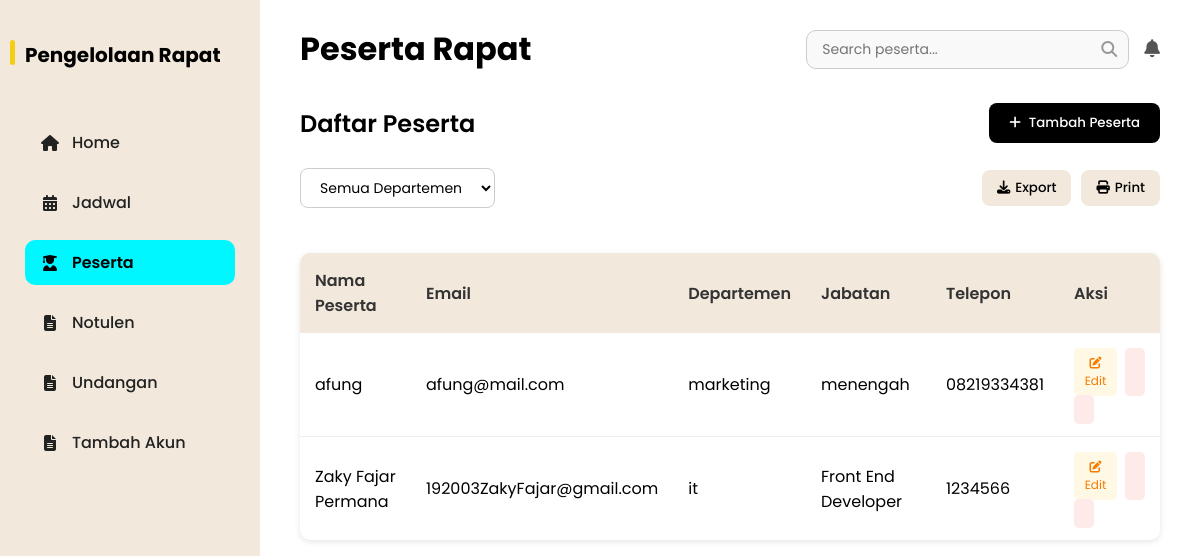
The app's page /admin_rapat/peserta_admin.php with its own data.
### tables this page shows
CREATE TABLE `participant` (
  `id` int(11) NOT NULL,
  `name` varchar(255) NOT NULL,
  `email` varchar(255) NOT NULL,
  `department` varchar(100) DEFAULT NULL,
  `position` varchar(100) DEFAULT NULL,
  `phone` varchar(20) DEFAULT NULL,
  `status` enum('aktif','nonaktif','pending') DEFAULT 'aktif',
  `created_at` timestamp NOT NULL DEFAULT current_timestamp()
);

### admin_rapat/peserta_admin.php (the view, shortened to what this page needs)
<?php
include '../koneksi.php';
function getParticipants($koneksi) {
    $sql = "SELECT * FROM participant ORDER BY id DESC";
    $result = mysqli_query($koneksi, $sql);
    $participants = [];
    if ($result && mysqli_num_rows($result) > 0) {
        while ($row = mysqli_fetch_assoc($result)) {
            $participants[] = $row;
        }
    }
    return $participants;
}
$participants = getParticipants($koneksi);
?>
<!DOCTYPE html>
<html lang="id">
<head>
  <link rel="stylesheet" href="../assets/style_peserta_admin.css">
</head>
<body>
  <div class="sidebar">
    <h2>Pengelolaan Rapat</h2>
    <div class="menu">
      <a href="dashboard_admin.php"><i class="fas fa-home"></i> Home</a>
      <a href="jadwal_admin.php"><i class="fas fa-calendar-alt"></i> Jadwal</a>
      <a href="peserta_admin.php" class="active"><i class="fas fa-user-graduate"></i> Peserta</a>
      <a href="notulen_admin.php"><i class="fas fa-file-alt"></i> Notulen</a>
      <a href="undangan_admin.php"><i class="fas fa-file-alt"></i> Undangan</a>
      <a href="tambah_akun.php"><i class="fas fa-file-alt"></i> Tambah Akun</a>
    </div>
  </div>
  <div class="main">
    <div class="topbar">
      <h1>Peserta Rapat</h1>
      <div class="right">
        <div class="search-box">
          <input type="text" placeholder="Search peserta..." id="searchInput">
          <i class="fas fa-search"></i>
        </div>
        <i class="fas fa-bell bell"></i>
      </div>
    </div>
    <div class="peserta-container">
      <div class="peserta-header">
        <h2>Daftar Peserta</h2>
        <button class="btn-tambah" id="btnTambahPeserta">
          <i class="fas fa-plus"></i> Tambah Peserta
        </button>
      </div>
      <div class="tools-section">
        <div class="filter-group">
          <select class="filter-select" id="filterDepartemen">
            <option value="all">Semua Departemen</option>
          </select>
        </div>
        <div class="action-tools">
          <button class="btn-tool" id="btnExport">
            <i class="fas fa-download"></i> Export
          </button>
          <button class="btn-tool" id="btnPrint">
            <i class="fas fa-print"></i> Print
          </button>
        </div>
      </div>
      <table class="peserta-table">
        <thead>
          <tr>
            <th>Nama Peserta</th>
            <th>Email</th>
            <th>Departemen</th>
            <th>Jabatan</th>
            <th>Telepon</th>
            <th>Aksi</th>
          </tr>
        </thead>
        <tbody id="tableBody">
          <?php if (count($participants) > 0): ?>
            <?php foreach ($participants as $participant): ?>
              <tr>
                <td><?php echo htmlspecialchars($participant['name']); ?></td>
                <td><?php echo htmlspecialchars($participant['email']); ?></td>
                <td><?php echo htmlspecialchars($participant['department']); ?></td>
                <td><?php echo htmlspecialchars($participant['position']); ?></td>
                <td><?php echo htmlspecialchars($participant['phone']); ?></td>
                <td>
                  <div class="action-buttons">
                    <button class="btn-action btn-edit"
                            data-id="<?php echo $participant['id']; ?>"
                            data-name="<?php echo htmlspecialchars($participant['name']); ?>"
                            data-email="<?php echo htmlspecialchars($participant['email']); ?>"
                            data-department="<?php echo htmlspecialchars($participant['department']); ?>"
                            data-position="<?php echo htmlspecialchars($participant['position']); ?>"
                            data-phone="<?php echo htmlspecialchars($participant['phone']); ?>">
                      <i class="fas fa-edit"></i> Edit
                    </button>
                    <a href="proses_hapus_peserta.php?id=<?php echo $participant['id']; ?>" class="btn-action btn-delete">
                  </div>
                </td>
              </tr>
            <?php endforeach; ?>
          <?php else: ?>
            <tr>
              <td colspan="6" style="text-align: center;">Tidak ada data peserta</td>
            </tr>
          <?php endif; ?>
        </tbody>
      </table>
    </div>
  </div>
</body>
</html>

### assets/style_peserta_admin.css (style rules this page uses)
* { margin: 0; padding: 0; box-sizing: border-box; font-family: 'Poppins', sans-serif; }
body { display: flex; height: 100vh; overflow: hidden; }
.sidebar { width: 260px; background-color: #f2e9dc; display: flex; flex-direction: column; justify-content: flex-start; padding: 40px 25px; }
.sidebar h2 { font-size: 20px; font-weight: 700; margin-bottom: 50px; position: relative; }
.sidebar h2::before { content: ""; width: 5px; height: 25px; background-color: #f4ce14; position: absolute; left: -15px; top: 0; border-radius: 3px; }
.sidebar .menu { display: flex; flex-direction: column; gap: 15px; }
.menu a { text-decoration: none; color: #222; display: flex; align-items: center; gap: 12px; padding: 10px 15px; border-radius: 10px; font-weight: 500; transition: all 0.3s ease; }
.menu a:hover, .menu a.active { background-color: #00f7ff; color: #000; font-weight: 600; }
.menu i { width: 20px; text-align: center; }
.main { flex: 1; background-color: #fff; padding: 25px 40px; overflow-y: auto; }
.topbar { display: flex; justify-content: space-between; align-items: center; margin-bottom: 30px; }
.topbar h1 { font-size: 32px; font-weight: 700; }
.topbar .right { display: flex; align-items: center; gap: 15px; }
.search-box { position: relative; }
.search-box input { padding: 8px 35px 8px 15px; border: 1px solid #ccc; border-radius: 10px; outline: none; background-color: #f9f9f9; font-size: 14px; }
.search-box i { position: absolute; right: 12px; top: 50%; transform: translateY(-50%); color: #999; }
.bell { font-size: 18px; color: #555; cursor: pointer; }
.peserta-container { display: flex; flex-direction: column; gap: 25px; }
.peserta-header { display: flex; justify-content: space-between; align-items: center; }
.peserta-header h2 { font-size: 24px; font-weight: 600; }
.btn-tambah { background-color: #000; color: white; border: none; padding: 10px 20px; border-radius: 8px; cursor: pointer; font-weight: 500; display: flex; align-items: center; gap: 8px; transition: background 0.3s; }
.tools-section { display: flex; justify-content: space-between; align-items: center; margin-bottom: 20px; flex-wrap: wrap; gap: 15px; }
.filter-group { display: flex; gap: 15px; align-items: center; }
.filter-select { padding: 8px 15px; border: 1px solid #ccc; border-radius: 8px; background-color: #fff; font-size: 14px; cursor: pointer; }
.action-tools { display: flex; gap: 10px; }
.btn-tool { background-color: #f2e9dc; border: none; padding: 8px 15px; border-radius: 8px; cursor: pointer; font-weight: 500; display: flex; align-items: center; gap: 5px; transition: all 0.3s; }
.peserta-table { width: 100%; border-collapse: collapse; box-shadow: 0 2px 6px rgba(0,0,0,0.1); border-radius: 10px; overflow: hidden; }
.peserta-table th { background-color: #f2e9dc; padding: 15px; text-align: left; font-weight: 600; color: #333; }
.peserta-table td { padding: 15px; border-bottom: 1px solid #eee; }
.peserta-table tr:last-child td { border-bottom: none; }
.action-buttons { display: flex; gap: 8px; }
.btn-action { padding: 6px 10px; border: none; border-radius: 5px; cursor: pointer; font-size: 12px; transition: all 0.3s; }
.btn-edit { background-color: #fff8e5; color: #f57c00; }
.btn-delete { background-color: #ffeaea; color: #d32f2f; }

### records on screen
participant: name "afung", email "afung@mail.com", department "marketing", position "menengah", phone "08219334381"
participant: name "Zaky Fajar Permana", email "192003ZakyFajar@gmail.com", department "it", position "Front End Developer", phone "1234566"
